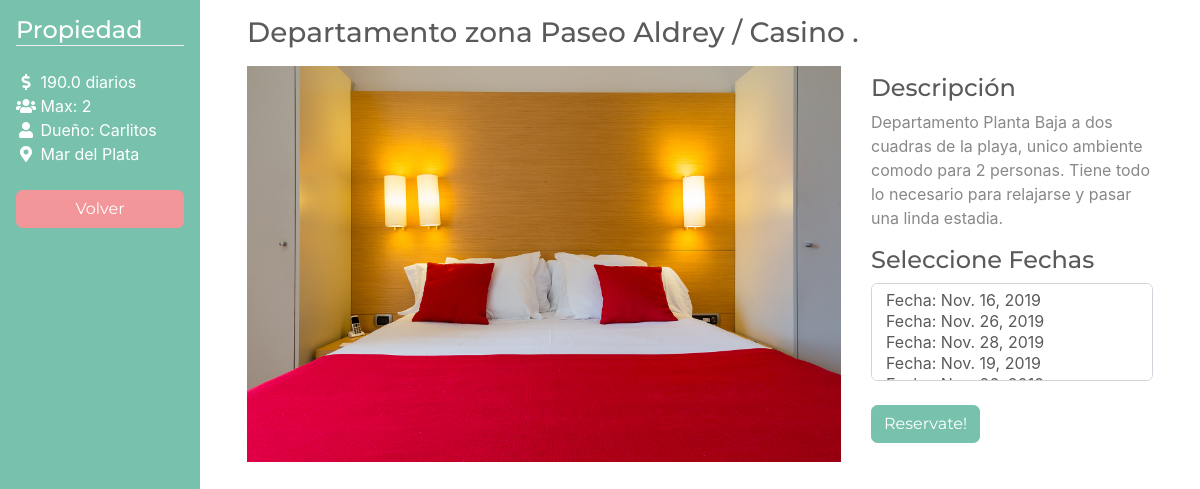
Page /2/ on the committed database.
### reservas/models.py (models this page shows, shortened)
class Propiedad (models.Model):
    ciudad = models.ForeignKey(Ciudad, on_delete=models.CASCADE)
    imagen = models.ImageField(upload_to='images', default = 'images/bg.jpg')
    titulo = models.CharField(max_length=100)
    descripcion = models.CharField(max_length=200)
    precio_diario = models.FloatField(null=False, default=0.00)
    max_pax = models.IntegerField(null=False)
    dueño = models.ForeignKey(User, null=False, blank=False, on_delete=models.DO_NOTHING)
    class Meta :
        verbose_name_plural = "Propiedades"

class Ciudad (models.Model):
    nombre = models.CharField(max_length=50)
    class Meta :
        verbose_name_plural = "Ciudades"

### reservas/views.py (the view)
# urls.py: path('<int:propiedad_id>/', views.propiedad, name='propiedad'),
def propiedad(request, propiedad_id):
    diasReservacion = Fecha_Alquiler.objects.filter(propiedad= propiedad_id, reserva__isnull=True).all()
    propiedad = get_object_or_404(Propiedad, pk=propiedad_id)
    context = { 'propiedad': propiedad,
                'diasReservacion': diasReservacion,}
    return render(request, 'reservas/propiedad.html', context)

### reservas/templates/reservas/propiedad.html (shortened to what this page needs)
{% extends "head.html" %}
{% block content %}
<div class="container-fluid">
    <div class="row">
        <div class="col-2 sidebar bg-primary">
            <h4 class="text-white border-bottom">Propiedad</h4>
            <ul class="list-unstyled text-white my-4">
                <li><i class="fas fa-fw fa-dollar-sign"></i> {{ propiedad.precio_diario }} diarios</li>
                <li><i class="fas fa-fw fa-users"></i> Max: {{ propiedad.max_pax }}</li>
                <li><i class="fas fa-fw fa-user"></i> Dueño: {{ propiedad.dueño }}</li>
                <li><i class="fas fa-fw fa-map-marker-alt"></i> {{ propiedad.ciudad.nombre }}</li>
            </ul>
            <form id="form" action="{% url 'filtradas' %}" method="POST">
                <button type="submit" class="btn btn-block btn-secondary">Volver</a>
            </form>
        </div>
        <div class="col-10 main-content">
            <div class="properties-wrapper">
                <h3 class="mb-3">{{ propiedad.titulo }}</h3>
                <div class="row">
                    <div class="col-md-8">
                        <div class="img-container">
                            <img class="img-fluid" src="{{ propiedad.imagen.url }}" alt="{{ propiedad.titulo }}">
                        </div>
                    </div>
                    <div class="col-md-4">
                        <h4 class="mt-2">Descripción</h4>
                        <p>{{ propiedad.descripcion }}</p>
                        {% if diasReservacion|length >= 1 %}
                        <form id="form-reserva" action="{% url 'reserva' propiedad.id %}" method="POST">
                            <h4>Seleccione Fechas</h4>
                            <select class="form-control" name="reservation_dates" id="reservation_dates" multiple="multiple">
                                {% for diaReservacion in diasReservacion %}
                                    <option value="{{ diaReservacion.id }}">Fecha: {{diaReservacion.fecha_alq}} </option>
                                {% endfor %}
                            </select>
                            <button type="submit" class="btn btn-primary mt-4">Reservate!</button>
                        </form>
                        {% else %}
                        <div class="alert alert-danger" role="alert">
                            No hay fechas para reservar!
                        </div>
                        {% endif %}
                    </div>
                </div>
            </div>
        </div>
    </div>
</div>
{% endblock %}

### reservas/static/reservas/css/custom.css (style rules this page uses)
html, body { overflow-y: hidden; height: 100%; }
.main-content { overflow-y: scroll; height: 100vh; }
.sidebar { padding: 1em; }
.properties-wrapper { padding: 1em 2em; }

### rows in the picture
Propiedad: precio_diario "190.0", max_pax "2", dueño "Carlitos", ciudad.nombre "Mar del Plata", titulo "Departamento zona Paseo Aldrey / Casino .", imagen (picture), descripcion "Departamento Planta Baja a dos cuadras de la playa, unico ambiente comodo para 2 personas. Tiene todo lo necesario para relajarse y pasar una linda estadia."
